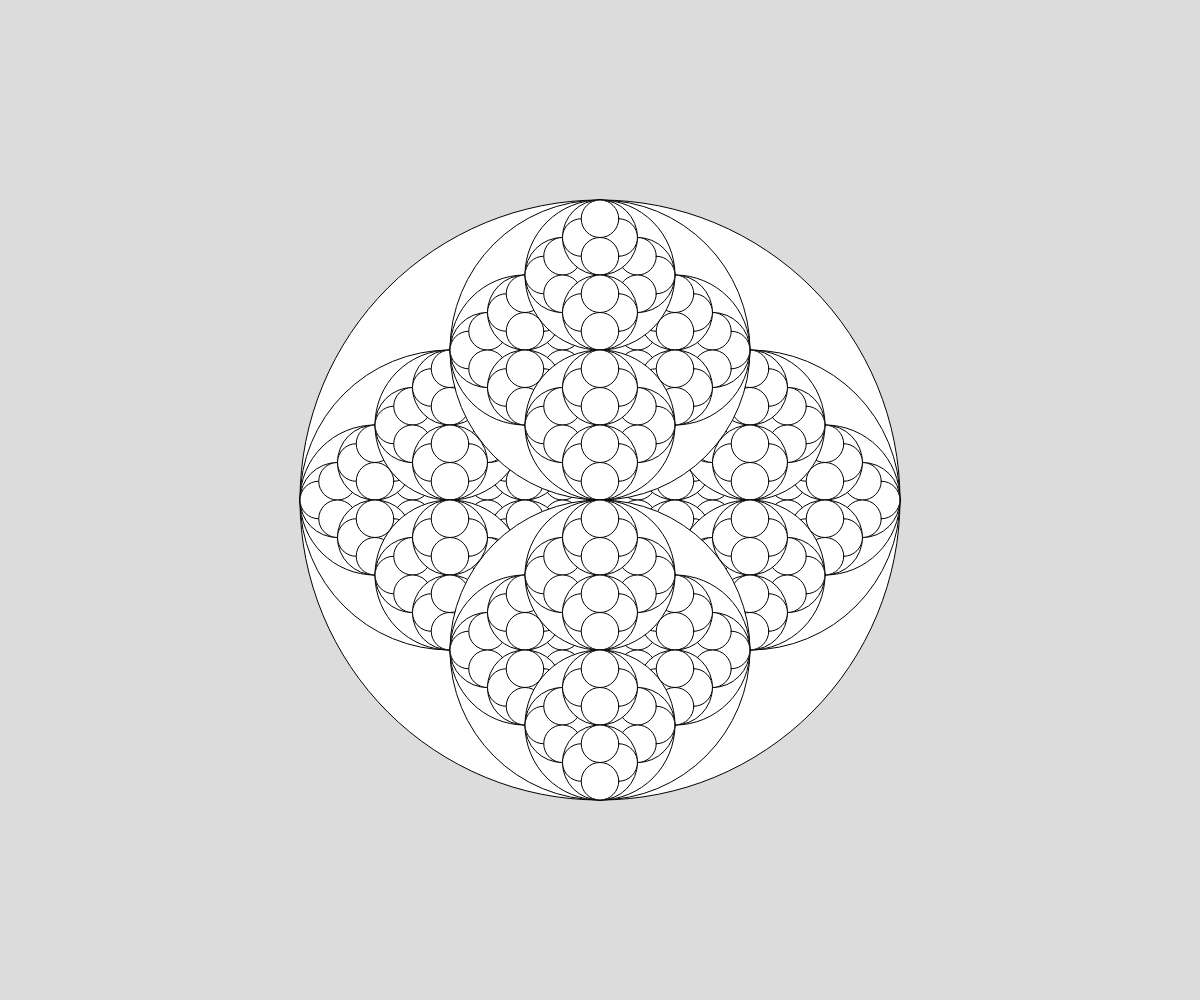
Frame 1 (no input)
Frame 60 (no input): identical to frame 1, image omitted
Frame 120 (the mouse pressed at the canvas centre since frame 60): identical to frame 1, image omitted

The p5.js sketch that drew this single still picture (run headless with seeded random() and noise() and a simulated clock; from frame 60 on, the mouse is pressed at the canvas centre):

// p5.js sketch
// ── sketch.js
// Project Title
// Your Name
// Date
//
// Extra for Experts:
// - describe what you did to take this project "above and beyond"


function setup() {
  createCanvas(windowWidth, windowHeight);
}

function draw() {
  background(220);
  recursiveCircle(width/2, height/2, 300);
}

function recursiveCircle(x, y, radius) {
  circle(x, y, radius*2);

  if (radius > 30) {
    recursiveCircle(x-radius/2, y, radius/2);
    recursiveCircle(x+radius/2, y, radius/2);
    recursiveCircle(x, y-radius/2, radius/2);
    recursiveCircle(x, y+radius/2, radius/2);
  }
}
